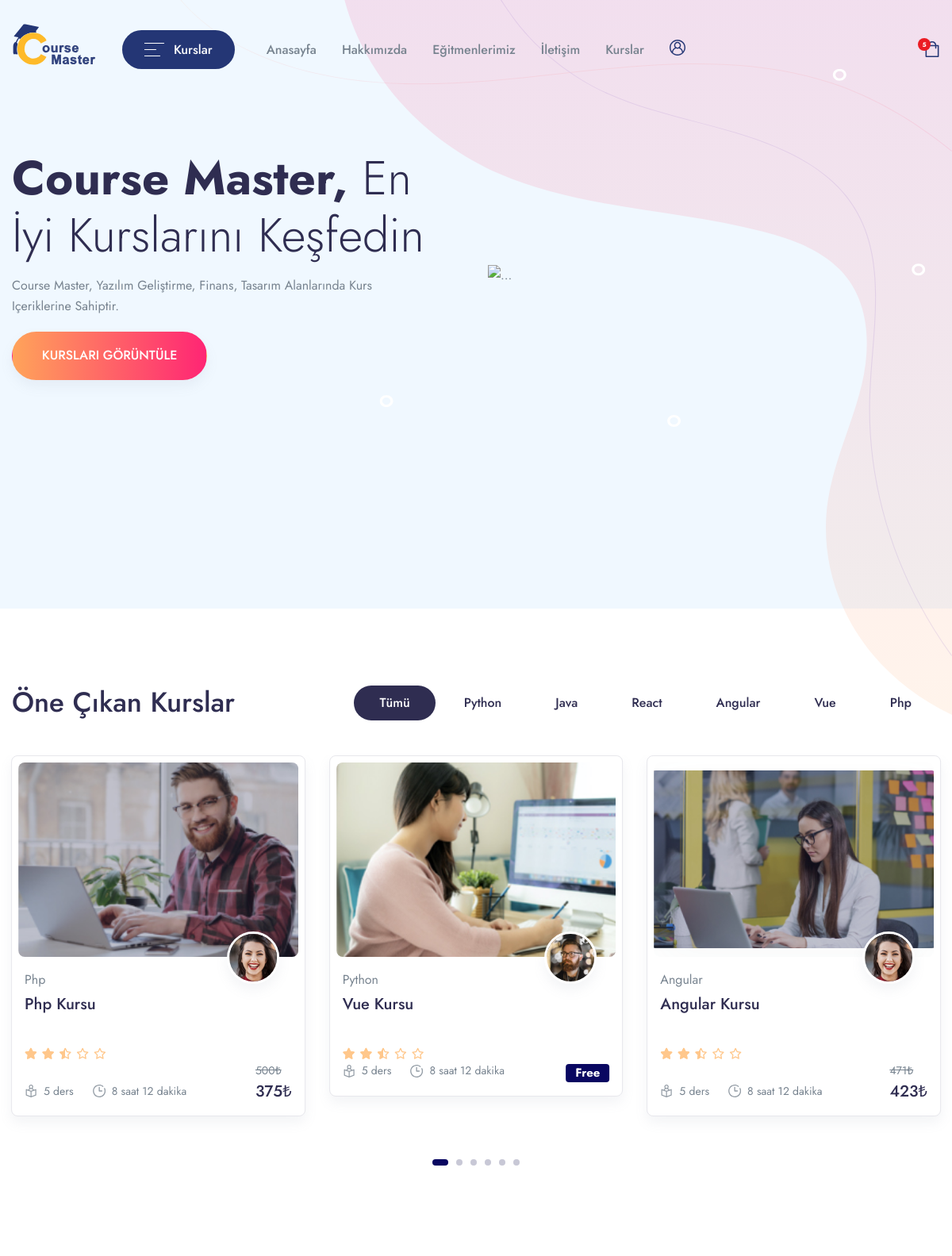
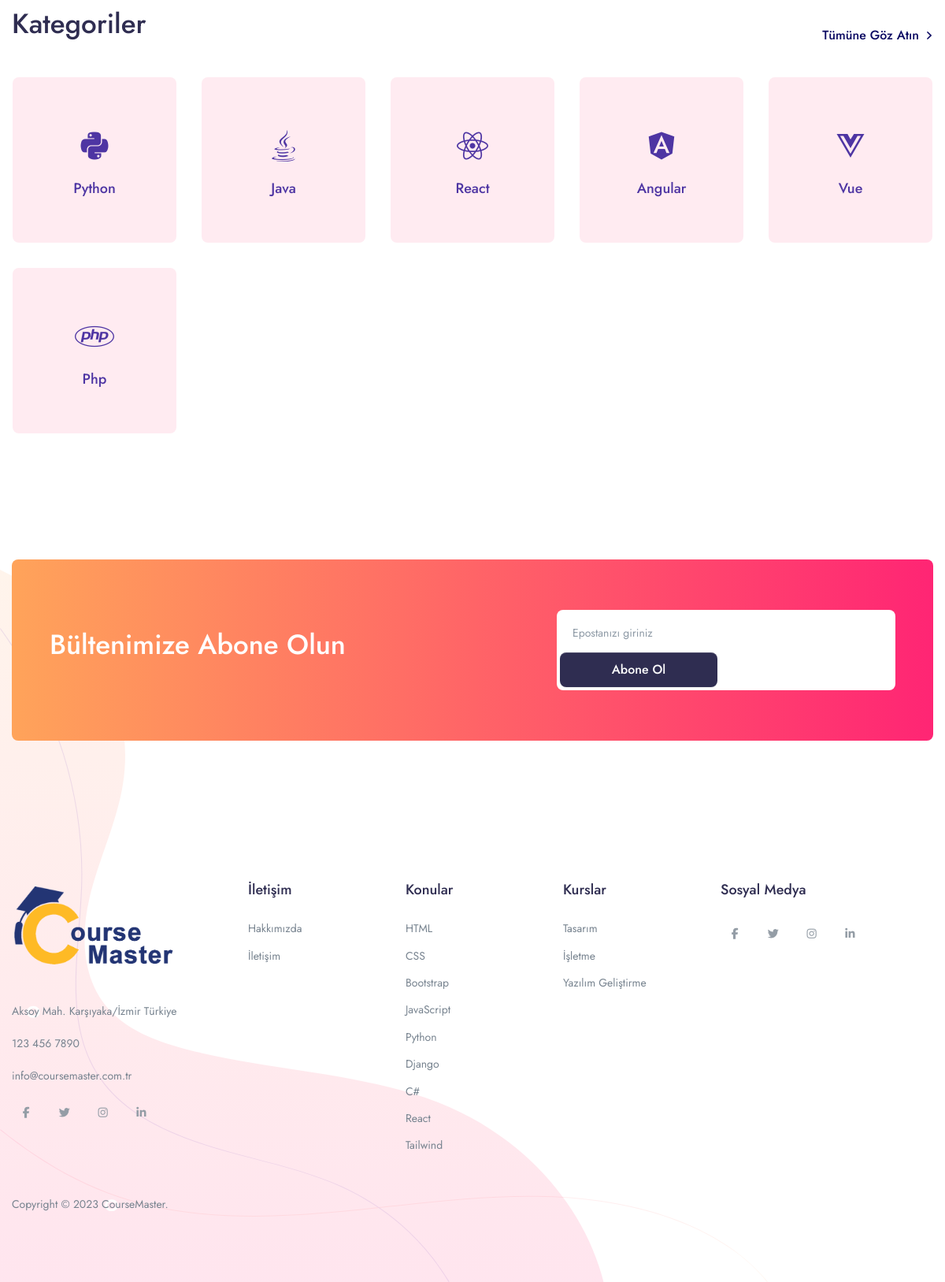
The page / on the database its author committed (2 pictures, top to bottom).
### app/models.py (models this page shows, shortened)
class Categories(models.Model):
    icon = models.CharField(max_length=200,null=True)
    name = models.CharField(max_length=200)

class Course(models.Model):
    STATUS = (
        ('PUBLISH','PUBLISH'),
        ('DRAFT','DRAFT'),
    )
    featured_image = models.ImageField(upload_to="Media/featured_img",null=True)
    featured_video = models.CharField(max_length = 300, null=True)
    title = models.CharField(max_length=500)
    created_at = models.DateField(auto_now_add=True)
    author = models.ForeignKey(Author,on_delete=models.CASCADE,null=True)
    category =models.ForeignKey(Categories,on_delete=models.CASCADE)
    level=models.ForeignKey(Level,on_delete=models.CASCADE,null=True)
    description = models.TextField()
    price = models.IntegerField(null=True,default=0)
    discount = models.IntegerField(null=True)
    language=models.ForeignKey(Language,on_delete=models.CASCADE,null=True)
    Deadline=models.CharField(max_length=100,null=True)
    slug = models.SlugField(default='',max_length=500,null=True,blank=True)
    status=models.CharField(choices=STATUS,max_length=100,null=True)
    Certificate=models.CharField(null=True,max_length=100)
    def get_absolute_url(self):
        from django.urls import reverse
        return reverse("course_details",kwargs={'slug':self.slug})

class Author(models.Model):
    author_profile = models.ImageField(upload_to="Media/author")
    name = models.CharField(max_length=100, null=True)
    about_author = models.TextField()

### CourseMasterApp/views.py (the view)
# urls.py: path('',views.HOME,name='home'),
def HOME(request):
    category = Categories.objects.all().order_by("id")[0:6]
    course = Course.objects.filter(status="PUBLISH").order_by('-id')
    context ={
        'category':category,
        'course':course
    }
    return render(request,'Main/home.html',context)

### app/templatetags/course_tags.py (called while the page is built)
@register.simple_tag
def discount_calculation(price,discount):
    if discount is None or discount == 0:
        return price
    sellprice = price
    sellprice = price - (price * discount/100)
    return math.floor(sellprice)

### templates/Main/home.html (shortened to what this page needs)
{% extends "base.html" %}
{% load static %} {% block content %}
{% load course_tags %}
<section class="pb-15 pt-13 pt-xl-14 mt-n12 position-relative" style="background-color: aliceblue">
  <div class="position-absolute top-0 right-0">
    <img src="{% static 'assets/img/illustrations/illustration-7.svg' %}" class="img-fluid" alt="..." />
  </div>
  <div class="container container-wd pb-2">
    <div class="row align-items-center">
      <div class="col-12 col-md-5 col-lg-6 order-md-2" data-aos="fade-in">
        <img src="{% static 'assets/img/screen.png' %}" class="img-fluid mb-6 mb-md-0" alt="..." />
      </div>
      <div class="col-12 col-md-7 col-lg-6 order-md-1">
        <h1 class="display-2" data-aos="fade-left" data-aos-duration="150">
          <span class="fw-bold">Course Master,</span> En İyi Kurslarını Keşfedin
        </h1>
        <p class="text-capitalize me-xl-11 me-wd-14 pe-wd-4" data-aos="fade-up" data-aos-duration="200">
          Course Master, yazılım geliştirme, finans, tasarım alanlarında kurs
          içeriklerine sahiptir.
        </p>
        <a href="{% url 'single_course' %}"
          class="btn btn-pill btn-helio btn-gradient-1 text-white btn-x-wide shadow lift mb-5 mt-1" data-aos="fade-up"
          data-aos-duration="200">KURSLARI GÖRÜNTÜLE</a>
      </div>
    </div>
  </div>
</section>
<section class="pt-5 pb-9 py-md-11 bg-white">
  <div class="container container-wd">
    <div class="row align-items-end mb-7">
      <div class="col-xl mb-5 mb-xl-0">
        <h1 class="mb-1">Öne Çıkan Kurslar</h1>
      </div>
      <div class="col-xl-auto">
        <div class="nav justify-content-lg-start justify-content-xl-center justify-content-center tab-nav-1"
          id="pills-tab" role="tablist">
          <a class="btn-sm btn-pill me-1 mb-1 text-dark fw-medium px-6 active" id="pills-all-tab" data-bs-toggle="tab"
            href="#pills-all" role="tab" aria-controls="pills-all" aria-selected="true">
            Tümü
          </a>
          {% for i in category %}
          <a class="btn-sm btn-pill me-1 mb-1 text-dark fw-medium px-6" id="pills-art-tab" data-bs-toggle="tab"
            href="#pills-{{i.id}}" role="tab" aria-controls="pills-art" aria-selected="false">
            {{i.name}}
          </a>
          {% endfor %}
        </div>
      </div>
    </div>
    <div class="tab-content flickity-tab" id="pills-tabContent">
      <div class="tab-pane fade show active" id="pills-all" role="tabpanel" aria-labelledby="pills-all-tab">
        <div class="mx-n4 flickity-button-outset"
          data-flickity='{"pageDots": true, "prevNextButtons": true, "cellAlign": "left", "wrapAround": true, "imagesLoaded": true}'>
          {% for i in course %}
          <div class="col-12 col-md-6 col-xl-4 col-wd-3 pb-4 pb-md-7" style="padding-right: 15px; padding-left: 15px">
            <div class="card border shadow p-2 rounded-lg sk-fade">
              <div class="card-zoom position-relative">
                <a href="{{i.get_absolute_url}}" class="card-img sk-thumbnail img-ratio-9 d-block">
                  <img class="rounded shadow-light-lg" src="{{i.featured_image}}" alt="..." />
                </a>
              </div>
              <div class="card-footer px-2 pb-2 mb-1 pt-4 position-relative">
                <a href="{{i.get_absolute_url}}" class="d-block">
                  <div
                    class="avatar avatar-xl badge-float position-absolute top-0 right-0 mt-n6 me-5 rounded-circle shadow border border-white border-w-lg">
                    <img src="{{i.author.author_profile}}" alt="..." class="avatar-img rounded-circle" />
                  </div>
                </a>
                <a href="{{i.get_absolute_url}}"><span
                    class="mb-1 d-inline-block text-gray-800">{{i.category.name}}</span></a>
                <div class="position-relative">
                  <a href="{{i.get_absolute_url}}" class="d-block stretched-link">
                    <h4 class="line-clamp-2 h-md-48 h-lg-58 me-md-6 me-lg-10 me-xl-4 mb-2">
                      {{i.title}}
                    </h4>
                  </a>
                  <div class="d-lg-flex align-items-end flex-wrap mb-n1">
                    <div class="star-rating mb-2 mb-lg-0 me-lg-3">
                      <div class="rating" style="width: 50%"></div>
                    </div>
                  </div>
                  <div class="row mx-n2 align-items-end">
                    <div class="col px-2">
                      <ul class="nav mx-n3">
                        <li class="nav-item px-3">
                          <div class="d-flex align-items-center">
                            <div class="me-2 d-flex icon-uxs text-secondary">
                            </div>
                            <div class="font-size-sm">5 ders</div>
                          </div>
                        </li>
                        <li class="nav-item px-3">
                          <div class="d-flex align-items-center">
                            <div class="me-2 d-flex icon-uxs text-secondary">
                            </div>
                            <div class="font-size-sm">8 saat 12 dakika</div>
                          </div>
                        </li>
                      </ul>
                    </div>
                    {% if i.price == 0 %}
                    <div class="col-auto px-2 text-right">
                        <ins class="h4 mb-0 d-block mb-lg-n1">
                            <span class="badge badge-primary">Free</span>
                        </ins>
                    </div>
                    {% else %}
                    <div class="col-auto px-2 text-right">
                        <del class="font-size-sm">{{i.price}}₺</del>
                        <ins class="h4 mb-0 d-block mb-lg-n1">{% discount_calculation i.price i.discount %}₺</ins>
                    </div>
                    {% endif %}
                  </div>
                </div>
              </div>
            </div>
          </div>
          {% endfor %}
        </div>
      </div>
    </div>
  </div>
</section>
<section class="py-5 py-md-8 bg-white">
  <div class="container container-wd">
    <div class="row align-items-end mb-md-7 mb-4">
      <div class="col-md mb-4 mb-md-0">
        <h1 class="mb-1">Kategoriler</h1>
      </div>
      <div class="col-md-auto">
        <a href="{% url 'single_course' %}" class="d-flex align-items-center fw-medium">
          Tümüne Göz Atın
          <div class="ms-2 d-flex">
          </div>
        </a>
      </div>
    </div>
    <div class="row row-cols-2 row-cols-md-3 row-cols-xl-5 row-cols-wd-6">
      {% for i in category %}
      <div class="col mb-md-6 mb-4 px-2 px-md-4">
        <a href="{% url 'single_course' %}"
          class="card bg-lavender hover-gradient-1 rounded-lg p-md-5 p-3 h-210p text-center lift">
          <div class="mt-7 text-gigas display-4">
            <i class="{{i.icon}}"></i>
            <div class="card-footer px-0 pb-0 pt-4">
              <h5 class="mb-0 line-clamp-2 text-gigas">{{i.name}}</h5>
            </div>
          </div>
        </a>
      </div>
      {% endfor %}
    </div>
  </div>
</section>
<section class="py-6 py-md-10 bg-white">
  <div class="container container-wd">
    <div class="bg-gradient-1 rounded-lg py-md-9 py-8 px-md-8 px-5">
      <div class="row align-items-center">
        <div class="col-xl-7 mb-4 mb-xl-0 text-capitalize">
          <h1 class="text-white mb-3">Bültenimize Abone Olun</h1>
        </div>
        <div class="col-xl-5">
          <form>
            <div class="input-group d-block d-md-flex bg-white p-1 rounded-lg">
              <input type="text" class="form-control w-100 w-md-auto form-control-sm rounded-lg border-0 placeholder-1"
                placeholder="Epostanızı giriniz" aria-label="Enter your email" aria-describedby="button-addon2" />
              <div class="input-group-append ms-0">
                <button class="btn btn-sm btn-dark w-100 w-md-auto btn-wide rounded-lg border-0" type="button"
                  id="button-addon2">
                  Abone Ol
                </button>
              </div>
            </div>
          </form>
        </div>
      </div>
    </div>
  </div>
</section>
{% endblock content %}

### rows shown on the page
Categories: name "Python"
Categories: name "Java"
Categories: name "React"
Categories: name "Angular"
Categories: name "Vue"
Categories: name "Php"
Course: featured_image (picture), author.author_profile (picture), category.name "Php", title "Php Kursu", price "500", price+discount "375"
Course: featured_image (picture), author.author_profile (picture), category.name "Python", title "Vue Kursu", price "Free"
Course: featured_image (picture), author.author_profile (picture), category.name "Angular", title "Angular Kursu", price "471", price+discount "423"
